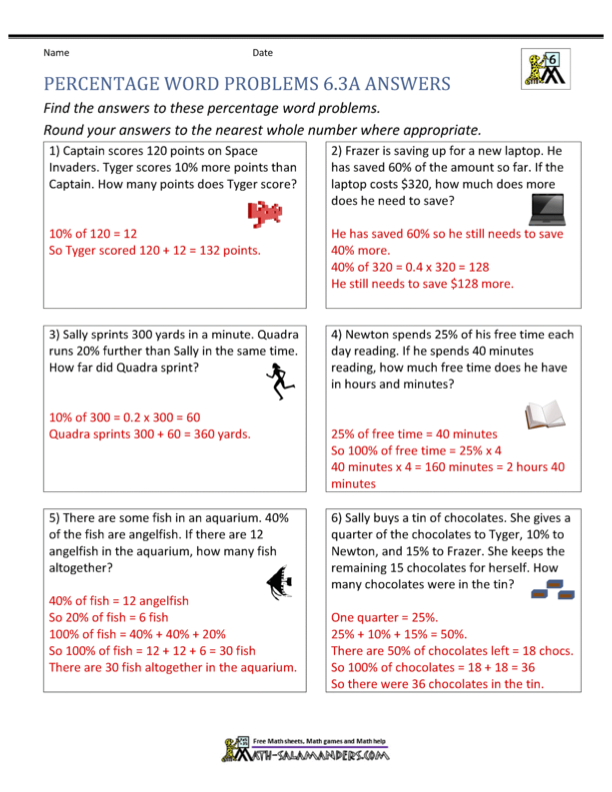
#> input picture image_recognition/images/math_problem.png, 612 x 792 px
$ python find_work.py
#> lines starting #> are read from the running program, lines starting #| are printed output that depends on the picture; after the words box and inside, x2 and y2 are one past the last pixel; in counts of white or black regions, pixels touching at a corner belong together
import cv2
import sys
from matplotlib import pyplot as plt
# import pytesseract


# # Opening image
# # Testing Key
# answer_path = sys.path[0]+"/images/numbers.png"
# img = cv2.imread(answer_path, 1)

# # OpenCV opens images as BRG
# # but we want it as RGB and
# # we also need a grayscale
# # versions
# img_gray = cv2.cvtColor(img, cv2.COLOR_BGR2GRAY)
# img_rgb = cv2.cvtColor(img, cv2.COLOR_BGR2RGB)

# # print(pytesseract.image_to_string(img_rgb))
# # exit()

# # Use minSize because for not
# # bothering with extra-small dots
# test_path = sys.path[0]+"/images/math_problem.png"
# find_data = cv2.CascadeClassifier(test_path)

# found = find_data.detectMultiScale(img_gray,
#                                    minSize =(20, 20))

# # Don't do anything if there's
# # no sign
# amount_found = len(found)
# print(amount_found)

# if amount_found != 0:

#     # There may be more than one
#     # sign in the image
#     for (x, y, width, height) in found:

#         # We draw a green rectangle around
#         # every recognized sign
#         cv2.rectangle(img_rgb, (x, y),
#                       (x + height, y + width),
#                       (0, 255, 0), 5)

# # Creates the environment
# # of the picture and shows it
# plt.subplot(1, 1, 1)
# plt.imshow(img_rgb)
# plt.show()


# ----------------------------------
import numpy as np

# Load the image
test_path = sys.path[0]+"/images/math_problem.png"
image = cv2.imread(test_path, cv2.IMREAD_GRAYSCALE)
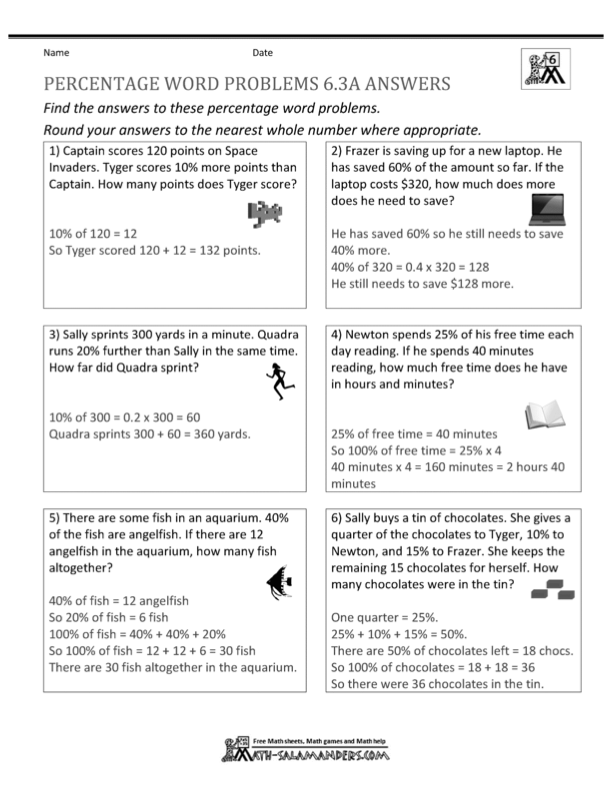
#> image: shape (792, 612); min 0, max 255, mean 239.3

# Preprocessing
_, thresholded = cv2.threshold(image, 127, 255, cv2.THRESH_BINARY_INV)
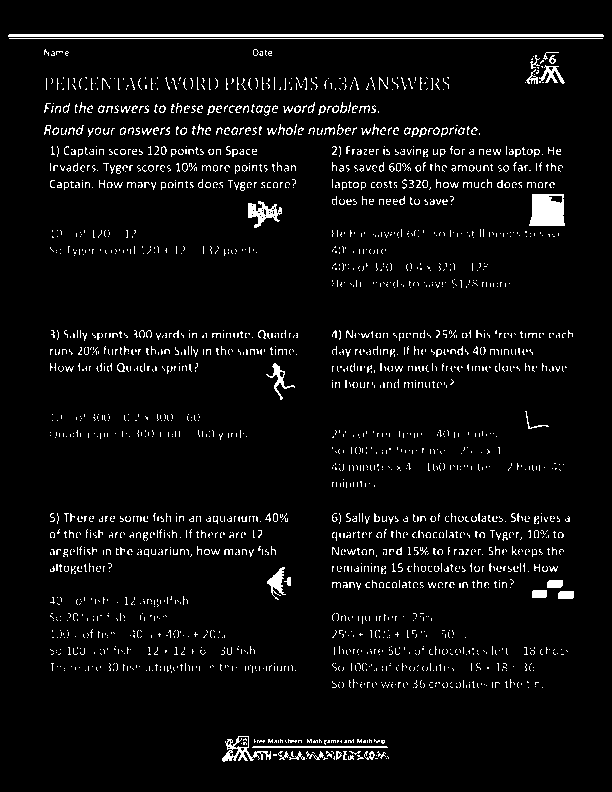
#> thresholded: shape (792, 612); 4.7% white in thin lines or dots, all inside (x1, y1, x2, y2) = (8, 34, 604, 762)
kernel = np.ones((5, 5), np.uint8)
dilated = cv2.dilate(thresholded, kernel, iterations=1)
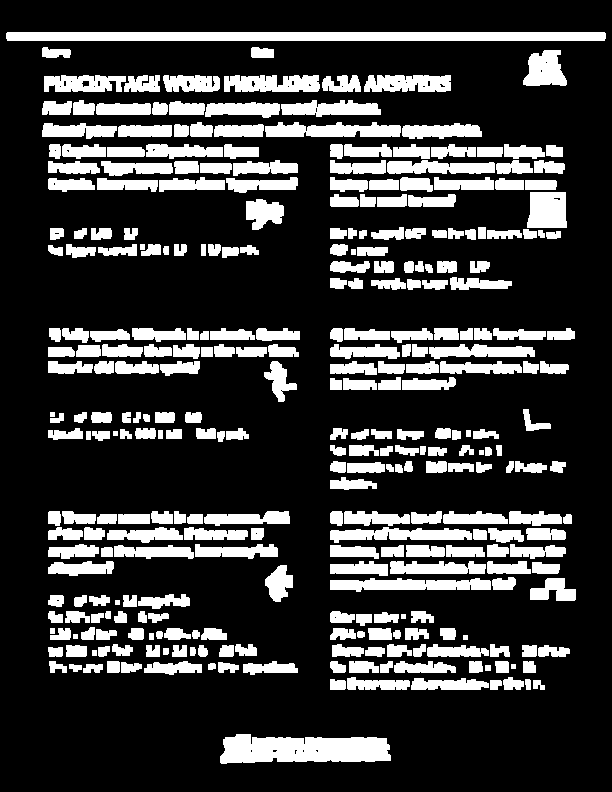
#> dilated: shape (792, 612); 22.3% white; 324 white regions

# Segmentation
contours, _ = cv2.findContours(dilated, cv2.RETR_EXTERNAL, cv2.CHAIN_APPROX_SIMPLE)
#> contours = 324 contours, 8 with area under 20; largest, box (x1, y1, x2, y2) and area: (6, 32, 606, 41) 4788, (220, 734, 391, 764) 3894, (330, 578, 491, 592) 1434, (265, 122, 401, 137) 1424, (330, 527, 472, 543) 1261

# Detection and Visualization
for contour in contours:
    x, y, w, h = cv2.boundingRect(contour)
    # Filter contours based on size or aspect ratio if needed
    if w * h > 100:  # Example: filter small contours
        cv2.rectangle(image, (x, y), (x + w, y + h), (0, 255, 0), 2)
#> this loop made 324 passes
#> (x, y, w, h) on passes 1 to 3: (220, 734, 171, 30), (533, 680, 12, 10), (490, 680, 12, 10)
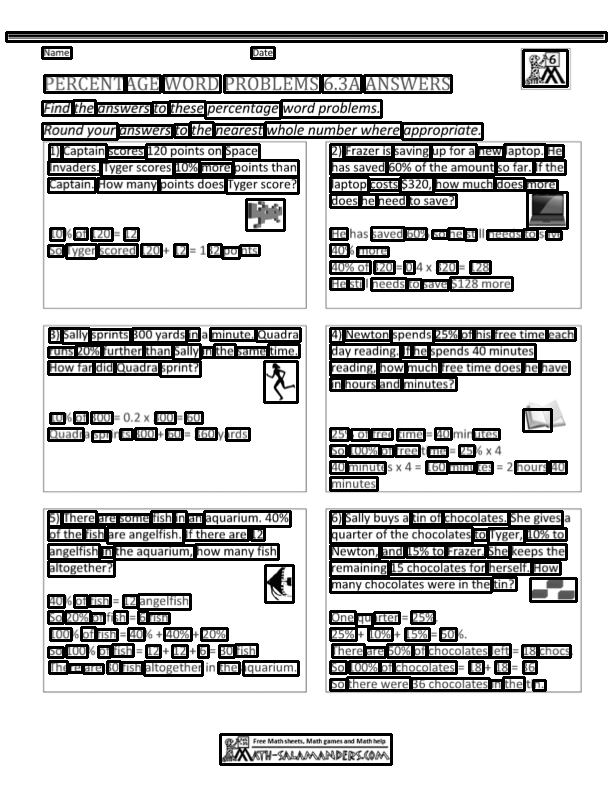
#> image: shape (792, 612); 15.29% of pixels changed, all inside (x1, y1, x2, y2) = (5, 31, 608, 766)


# print(pytesseract.image_to_string(img_rgb))
# Display the result
cv2.imshow('Detected Math Problems', image)
cv2.waitKey(0)
cv2.destroyAllWindows()
